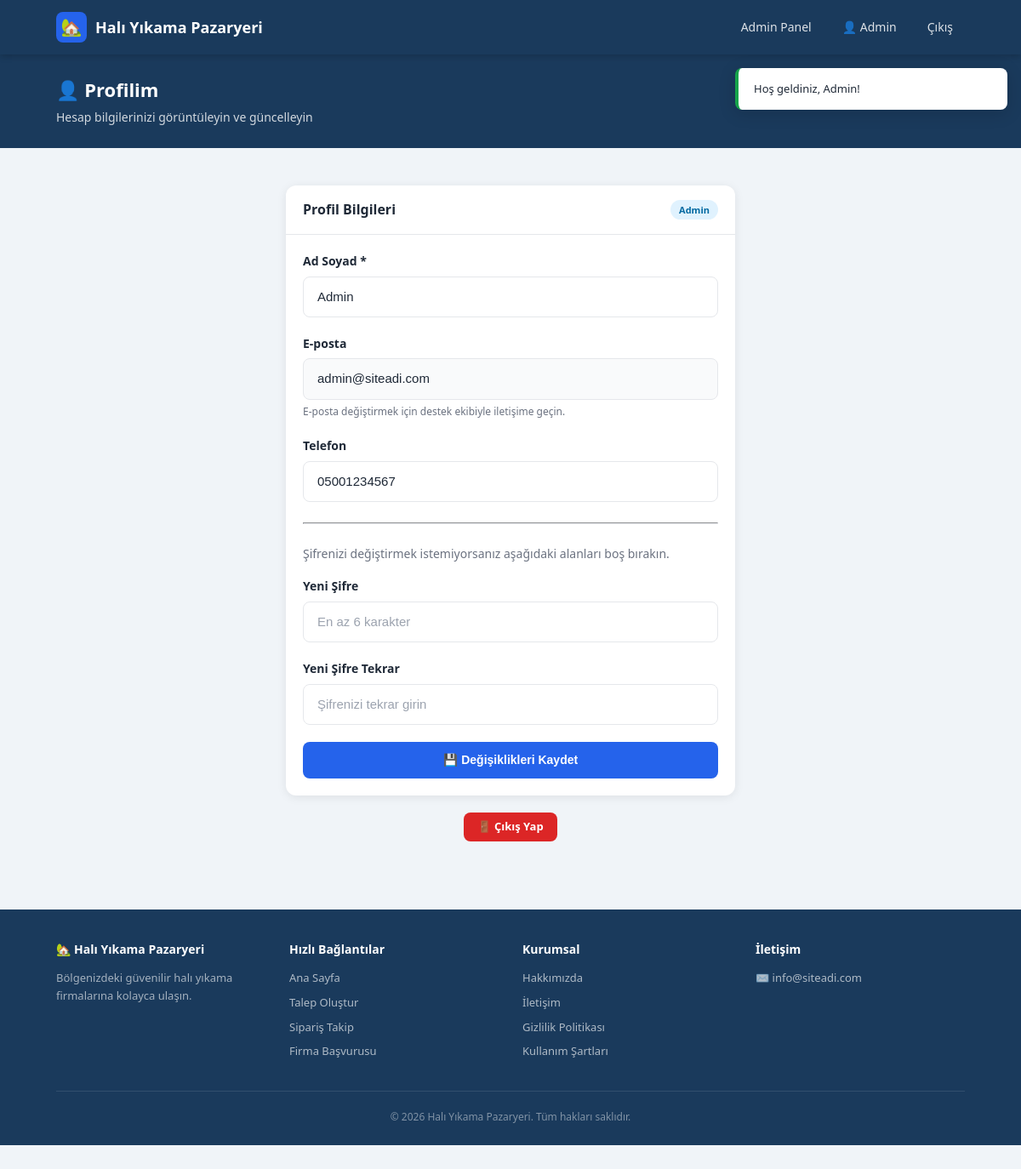
The app's page /profile.php (signed in) with its own data.
### tables this page shows
CREATE TABLE IF NOT EXISTS `users` (
  `id`         INT UNSIGNED NOT NULL AUTO_INCREMENT,
  `name`       VARCHAR(150) NOT NULL,
  `email`      VARCHAR(200) NOT NULL UNIQUE,
  `phone`      VARCHAR(20) DEFAULT NULL,
  `password`   VARCHAR(255) NOT NULL,
  `role`       ENUM('customer','company','consultant','admin') NOT NULL DEFAULT 'customer',
  `status`     ENUM('active','inactive','banned') NOT NULL DEFAULT 'active',
  `created_at` DATETIME NOT NULL DEFAULT CURRENT_TIMESTAMP,
  `updated_at` DATETIME NOT NULL DEFAULT CURRENT_TIMESTAMP ON UPDATE CURRENT_TIMESTAMP,
  PRIMARY KEY (`id`),
  INDEX `idx_email` (`email`),
  INDEX `idx_role`  (`role`)
);

CREATE TABLE IF NOT EXISTS `settings` (
  `id`            INT UNSIGNED NOT NULL AUTO_INCREMENT,
  `setting_key`   VARCHAR(100) NOT NULL UNIQUE,
  `setting_value` TEXT DEFAULT NULL,
  PRIMARY KEY (`id`)
);

### includes/functions.php (called while the page is built, shortened)
<?php
function e(mixed $val): string
{
    return htmlspecialchars((string)$val, ENT_QUOTES | ENT_SUBSTITUTE, 'UTF-8');
}
function getSetting(string $key, string $default = ''): string
{
    static $cache = [];
    if (isset($cache[$key])) return $cache[$key];
    try {
        $pdo  = getDB();
        $stmt = $pdo->prepare('SELECT setting_value FROM settings WHERE setting_key = ?');
        $stmt->execute([$key]);
        $val  = $stmt->fetchColumn();
        $cache[$key] = ($val !== false) ? $val : $default;
    } catch (\Exception $e) {
        $cache[$key] = $default;
    }
    return $cache[$key];
}

### includes/auth.php (called while the page is built, shortened)
<?php
function isLoggedIn(): bool
{
    return !empty($_SESSION['user_id']);
}
function currentUser(): ?array
{
    static $user = null;
    if ($user !== null) {
        return $user;
    }
    $pdo  = getDB();
    $stmt = $pdo->prepare('SELECT id, name, email, phone, role, status FROM users WHERE id = ?');
    $stmt->execute([$_SESSION['user_id']]);
    $user = $stmt->fetch() ?: null;
    return $user;
}

### profile.php (the view, shortened to what this page needs)
<?php
require_once __DIR__ . '/includes/functions.php';
require_once __DIR__ . '/includes/auth.php';
$user = currentUser();
include __DIR__ . '/includes/header.php';
?>
<div class="page-header">
  <div class="container">
    <h1>👤 Profilim</h1>
    <p>Hesap bilgilerinizi görüntüleyin ve güncelleyin</p>
  </div>
</div>
<div class="page-content">
  <div class="container" style="max-width:560px;">
    <div class="card">
      <div class="card-header">
        <h2 class="card-title">Profil Bilgileri</h2>
        <span class="badge badge-info"><?= USER_ROLES[$user['role']] ?? $user['role'] ?></span>
      </div>
      <div class="card-body">
        <form method="POST" data-once>
          <div class="form-group">
            <label class="form-label" for="name">Ad Soyad *</label>
            <input type="text" id="name" name="name" class="form-control"
                   value="<?= e($user['name']) ?>" required maxlength="150">
          </div>
          <div class="form-group">
            <label class="form-label">E-posta</label>
            <input type="email" class="form-control" value="<?= e($user['email']) ?>"
                   readonly style="background:#f9fafb;">
            <div class="form-hint">E-posta değiştirmek için destek ekibiyle iletişime geçin.</div>
          </div>
          <div class="form-group">
            <label class="form-label" for="phone">Telefon</label>
            <input type="tel" id="phone" name="phone" class="form-control"
                   value="<?= e($user['phone'] ?? '') ?>" placeholder="05XX XXX XX XX" maxlength="20">
          </div>
          <hr style="margin:24px 0;border-color:var(--border);">
          <p style="font-size:14px;color:var(--text-muted);margin-bottom:16px;">
            Şifrenizi değiştirmek istemiyorsanız aşağıdaki alanları boş bırakın.
          </p>
          <div class="form-group">
            <label class="form-label" for="password">Yeni Şifre</label>
            <input type="password" id="password" name="password" class="form-control"
                   placeholder="En az 6 karakter" minlength="6" autocomplete="new-password">
          </div>
          <div class="form-group">
            <label class="form-label" for="password2">Yeni Şifre Tekrar</label>
            <input type="password" id="password2" name="password2" class="form-control"
                   placeholder="Şifrenizi tekrar girin" autocomplete="new-password">
          </div>
          <button type="submit" class="btn btn-primary btn-full">
            💾 Değişiklikleri Kaydet
          </button>
        </form>
      </div>
    </div>
    <div style="text-align:center;margin-top:20px;">
      <a href="<?= APP_URL ?>/logout.php" class="btn btn-danger btn-sm"
         data-confirm="Çıkış yapmak istediğinizden emin misiniz?">
        🚪 Çıkış Yap
      </a>
    </div>
  </div>
</div>
<?php include __DIR__ . '/includes/footer.php'; ?>

### includes/header.php (shortened to what this page needs)
<?php
$siteName  = 'Halı Yıkama Pazaryeri';
try { $siteName = getSetting('site_name', 'Halı Yıkama Pazaryeri'); } catch (\Throwable $e) {}
$user      = null;
try { $user = currentUser(); } catch (\Throwable $e) {}
$role      = $user['role'] ?? null;
?>
<!DOCTYPE html>
<html lang="tr">
<head>
  <link rel="stylesheet" href="<?= APP_URL ?>/assets/css/style.css">
</head>
<body>
<?php if (!empty($_SESSION['flash'])): ?>
<div class="flash-messages" id="flashMessages">
  <?php foreach ($_SESSION['flash'] as $msg): ?>
    <div class="toast <?= e($msg['type']) ?>"><?= e($msg['text']) ?></div>
  <?php endforeach; ?>
</div>
<?php endif; ?>
<header class="navbar" id="mainNav">
  <div class="container">
    <a href="<?= APP_URL ?>/" class="navbar-brand">
      <div class="brand-icon">🏡</div>
      <span><?= e($siteName) ?></span>
    </a>
    <nav class="navbar-links" aria-label="Ana menü">
      <?php if (!$user): ?>
        <a href="<?= APP_URL ?>/index.php">Ana Sayfa</a>
        <a href="<?= APP_URL ?>/track.php">Sipariş Takip</a>
        <a href="<?= APP_URL ?>/company-register.php">Firma Başvurusu</a>
        <a href="<?= APP_URL ?>/login.php" class="btn-nav">Giriş Yap</a>
        <a href="<?= APP_URL ?>/register.php" class="btn-nav" style="background:var(--success)">Kayıt Ol</a>
      <?php elseif ($role === 'consultant'): ?>
        <a href="<?= APP_URL ?>/consultant-panel.php">Panel</a>
        <a href="<?= APP_URL ?>/profile.php">👤 <?= e($user['name']) ?></a>
        <a href="<?= APP_URL ?>/logout.php">Çıkış</a>
      <?php elseif ($role === 'admin'): ?>
        <a href="<?= APP_URL ?>/admin/">Admin Panel</a>
        <a href="<?= APP_URL ?>/profile.php">👤 <?= e($user['name']) ?></a>
        <a href="<?= APP_URL ?>/logout.php">Çıkış</a>
      <?php endif; ?>
    </nav>
  </div>
</header>
<main id="mainContent">

### includes/footer.php (shortened to what this page needs)
<?php
$siteName = 'Halı Yıkama Pazaryeri';
try { $siteName = getSetting('site_name', 'Halı Yıkama Pazaryeri'); } catch (\Throwable $e) {}
?>
</main>
<footer class="site-footer">
  <div class="container">
    <div class="footer-grid">
      <div class="footer-col">
        <h4>🏡 <?= e($siteName) ?></h4>
        <p style="font-size:13px;line-height:1.6;color:rgba(255,255,255,.6);">
          Bölgenizdeki güvenilir halı yıkama firmalarına kolayca ulaşın.
        </p>
      </div>
      <div class="footer-col">
        <h4>Hızlı Bağlantılar</h4>
        <a href="<?= APP_URL ?>/">Ana Sayfa</a>
        <a href="<?= APP_URL ?>/create-order.php">Talep Oluştur</a>
        <a href="<?= APP_URL ?>/track.php">Sipariş Takip</a>
        <a href="<?= APP_URL ?>/company-register.php">Firma Başvurusu</a>
      </div>
      <div class="footer-col">
        <h4>Kurumsal</h4>
        <a href="#">Hakkımızda</a>
        <a href="#">İletişim</a>
        <a href="#">Gizlilik Politikası</a>
        <a href="#">Kullanım Şartları</a>
      </div>
      <div class="footer-col">
        <h4>İletişim</h4>
        <?php
        $siteEmail = 'info@siteadi.com';
        try { $siteEmail = getSetting('site_email', 'info@siteadi.com'); } catch (\Throwable $e) {}
        ?>
        <a href="mailto:<?= e($siteEmail) ?>">✉️ <?= e($siteEmail) ?></a>
      </div>
    </div>
    <div class="footer-bottom">
      &copy; <?= date('Y') ?> <?= e($siteName) ?>. Tüm hakları saklıdır.
    </div>
  </div>
</footer>
</body>
</html>

### records on screen
users: name "Admin", role "Admin", email "admin@siteadi.com", phone "05001234567"
settings: setting_value "info@siteadi.com"

### other values on screen
$msg['text'] "Hoş geldiniz, Admin!"
$siteName "Halı Yıkama Pazaryeri"
